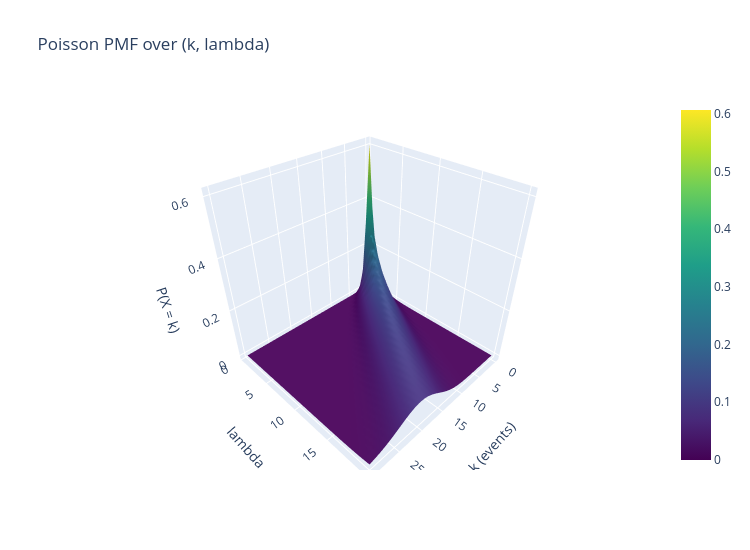

Source (notebook cell):
### Markdown cell above
### 8.3 Interactive Plotly version
The PMF surface of 8.1; rotate and hover to read values.

### Code cell
fig = go.Figure(go.Surface(x=np.arange(0, 31), y=np.linspace(0.5, 20, 40), z=Z, colorscale="Viridis"))
fig.update_layout(title="Poisson PMF over (k, lambda)", width=750, height=550,
                  scene=dict(xaxis_title="k (events)", yaxis_title="lambda", zaxis_title="P(X = k)"))
fig.show()

### Figure 1 — Plotly figure (JSON) as saved in the notebook; plotly's stock layout.template omitted (floating-point values rounded to 4 significant figures; data arrays with more than 128 entries replaced by an {"elided": "..."} marker saying what was removed)
{"data": [{"colorscale": [[0.0, "#440154"], [0.1111, "#482878"], [0.2222, "#3e4989"], [0.3333, "#31688e"], [0.4444, "#26828e"], [0.5556, "#1f9e89"], [0.6667, "#35b779"], [0.7778, "#6ece58"], [0.8889, "#b5de2b"], [1.0, "#fde725"]], "type": "surface", "x": [0, 1, 2, 3, 4, 5, 6, 7, 8, 9, 10, 11, 12, 13, 14, 15, 16, 17, 18, 19, 20, 21, 22, 23, 24, 25, 26, 27, 28, 29, 30], "y": [0.5, 1.0, 1.5, 2.0, 2.5, 3.0, 3.5, 4.0, 4.5, 5.0, 5.5, 6.0, 6.5, 7.0, 7.5, 8.0, 8.5, 9.0, 9.5, 10.0, 10.5, 11.0, 11.5, 12.0, 12.5, 13.0, 13.5, 14.0, 14.5, 15.0, 15.5, 16.0, 16.5, 17.0, 17.5, 18.0, 18.5, 19.0, 19.5, 20.0], "z": {"elided": "40x31 float values"}}], "layout": {"height": 550, "scene": {"xaxis": {"title": {"text": "k (events)"}}, "yaxis": {"title": {"text": "lambda"}}, "zaxis": {"title": {"text": "P(X = k)"}}}, "title": {"text": "Poisson PMF over (k, lambda)"}, "width": 750}}
